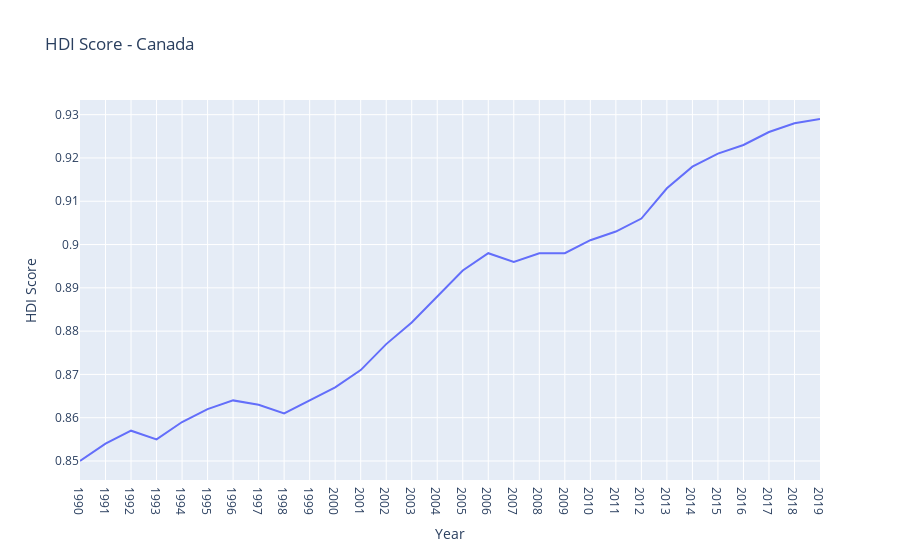

Here is the notebook cell this chart was saved with:
### Code cell
# Plot HDI Average - Canada
canada_plot

### Figure 1 — Plotly figure (JSON) as saved in the notebook; plotly's stock layout.template omitted (floating-point values rounded to 4 significant figures)
{"data": [{"hovertemplate": "Year=%{x}<br>HDI Score=%{y}<extra></extra>", "legendgroup": "", "line": {"color": "#636efa", "dash": "solid"}, "marker": {"symbol": "circle"}, "mode": "lines", "name": "", "orientation": "v", "showlegend": false, "type": "scatter", "x": ["1990", "1991", "1992", "1993", "1994", "1995", "1996", "1997", "1998", "1999", "2000", "2001", "2002", "2003", "2004", "2005", "2006", "2007", "2008", "2009", "2010", "2011", "2012", "2013", "2014", "2015", "2016", "2017", "2018", "2019"], "xaxis": "x", "y": [0.85, 0.854, 0.857, 0.855, 0.859, 0.862, 0.864, 0.863, 0.861, 0.864, 0.867, 0.871, 0.877, 0.882, 0.888, 0.894, 0.898, 0.896, 0.898, 0.898, 0.901, 0.903, 0.906, 0.913, 0.918, 0.921, 0.923, 0.926, 0.928, 0.929], "yaxis": "y"}], "layout": {"legend": {"tracegroupgap": 0}, "title": {"text": "HDI Score - Canada"}, "xaxis": {"anchor": "y", "domain": [0, 1], "title": {"text": "Year"}}, "yaxis": {"anchor": "x", "domain": [0, 1], "title": {"text": "HDI Score"}}}}
